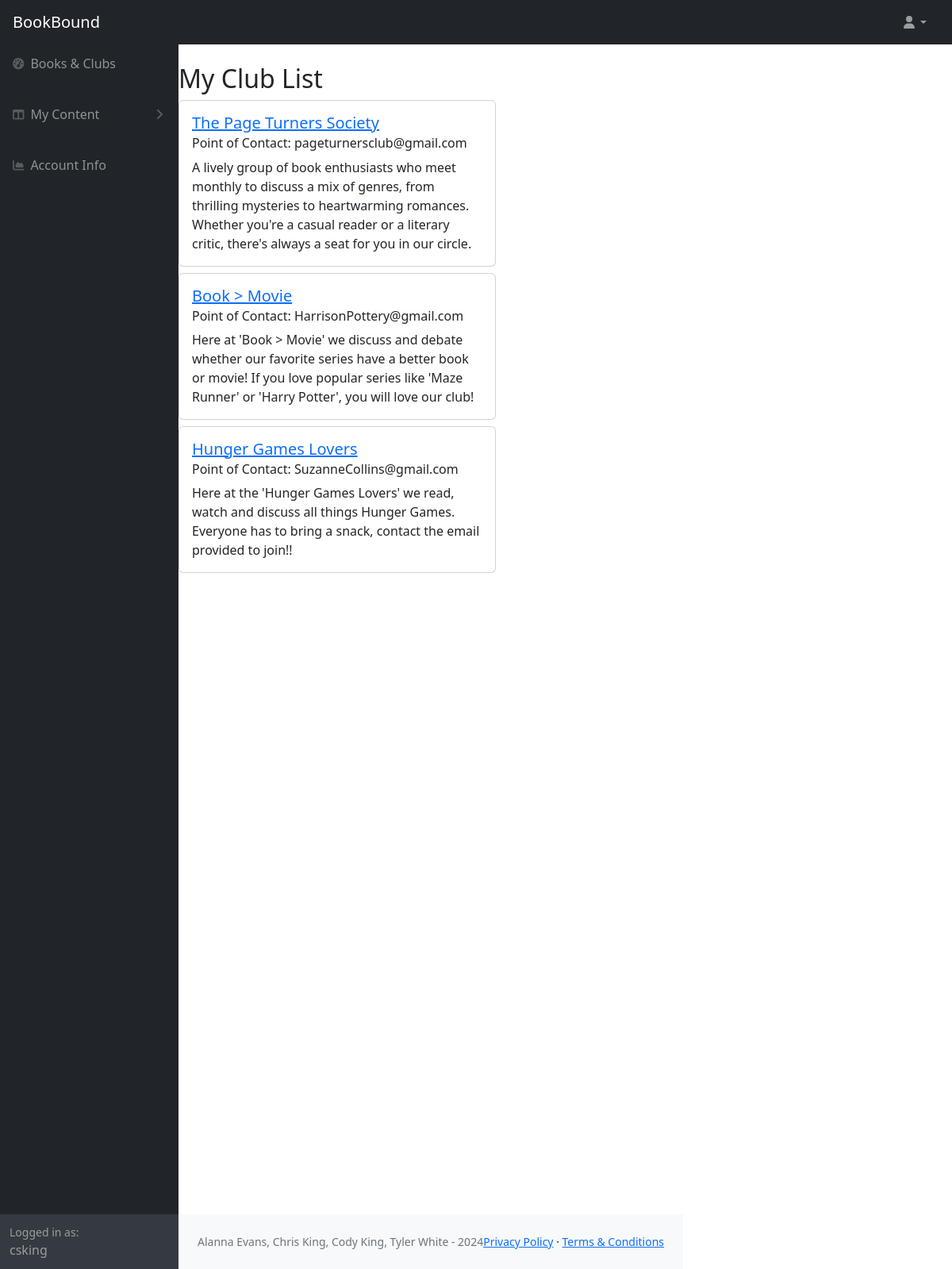
Screenshot of /my_clubs.php (signed in) with the database file from the repository.
### tables this page shows
CREATE TABLE `user_clubs` (
  `element_id` int(11) NOT NULL,
  `user_id` int(11) NOT NULL,
  `club_id` int(11) NOT NULL
);

CREATE TABLE `book_clubs` (
  `club_id` int(11) NOT NULL,
  `name` varchar(50) NOT NULL,
  `description` varchar(255) NOT NULL,
  `contact_email` varchar(255) NOT NULL
);

### lib/pdo.php (called while the page is built, shortened)
<?php
function query($pdo, $query, $data=[]){
    $query=$pdo->prepare($query);
    $query->execute($data);
    return $query;
}

### my_clubs.php (the view, shortened to what this page needs)
<?php
    require_once('lib/pdo.php');
    ?>
<!DOCTYPE html>
<html lang="en">
    <head>
        <link href="bootstrap_resources/css/styles.css" rel="stylesheet" />
    </head>
    <body>
    <nav class="sb-topnav navbar navbar-expand navbar-dark bg-dark">
            <a class="navbar-brand ps-3" href="index.html">BookBound</a>
            <ul class="navbar-nav ms-auto ms-md-0 me-3 me-lg-4">
                <li class="nav-item dropdown">
                    <a class="nav-link dropdown-toggle" id="navbarDropdown" href="#" role="button" data-bs-toggle="dropdown" aria-expanded="false"><i class="fas fa-user fa-fw"></i></a>
                </li>
            </ul>
        </nav>
        <div id="layoutSidenav">
            <div id="layoutSidenav_nav">
                <nav class="sb-sidenav accordion sb-sidenav-dark" id="sidenavAccordion">
                    <div class=" sb-sidenav-menu">
                        <div class="nav sticky-top">
                            <a class="nav-link mb-3" href="index.php">
                                <div class="sb-nav-link-icon"><i class="fas fa-tachometer-alt"></i></div>
                                Books & Clubs
                            </a>
                            <a class="nav-link collapsed" href="#" data-bs-toggle="collapse" data-bs-target="#collapseLayouts" aria-expanded="false" aria-controls="collapseLayouts">
                                <div class="sb-nav-link-icon"><i class="fas fa-columns"></i></div>
                                My Content
                                <div class="sb-sidenav-collapse-arrow"><i class="fas fa-angle-down"></i></div>
                            </a>
                            <a class="nav-link mt-3" href="account_info.php">
                                <div class="sb-nav-link-icon"><i class="fas fa-chart-area"></i></div>
                                Account Info
                            </a>
                        </div>
                    </div>
                    <div class="sb-sidenav-footer">
                     <?php
                            if(isset($_SESSION['user_id'])){
                                echo "<div class=\"small\">Logged in as:</div>
                                $_SESSION[username]";
                            }
                            else{
                                echo "<div class=\"small\">You are not logged in</div>";
                            }
                        ?>
                    </div>
                </nav>
            </div>
            <div>
                <main>
                    <h2 class="mt-4 text-start">My Club List</h2>
                    <?php
                    if(isset($_SESSION['user_id'])){
                        $user_id = $_SESSION['user_id'];
                        $result=query($pdo,'SELECT * FROM user_clubs INNER JOIN book_clubs ON user_clubs.club_id = book_clubs.club_id WHERE user_id = '.$user_id);
                        while($club=$result->fetch()){
                            echo '<div class="col">
                                    <div class="card mt-2 mb-2" style="width: 25rem;">
                                        <div class="card-body">
                                            <h5 class="card-title"><a href="club_detail.php?id='.$club['club_id'].'">'.$club['name'].'</a></h5>
                                            <h6 class="card-subtitle mb-2 text-body-secondary">Point of Contact: '.$club['contact_email'].'</h6>
                                            <p class="card-text">'.$club['description'].'</p>
                                        </div>
                                    </div>
                                </div>';
                        }
                    }else{
                        echo "<h4>You are not logged in. You must be logged in to see your personalized pages.</h4>";
                    }
                    ?>
                </main>
                <div style="height: 100vh"></div>
                <footer class="py-4 bg-light mt-auto">
                    <div class="container-fluid px-4">
                        <div class="d-flex align-items-center justify-content-between small">
                            <div class="text-muted">Alanna Evans, Chris King, Cody King, Tyler White - 2024</div>
                            <div>
                                <a href="#">Privacy Policy</a>
                                &middot;
                                <a href="#">Terms &amp; Conditions</a>
                            </div>
                        </div>
                    </div>
                </footer>
            </div>
        </div>
    </body>
</html>

### rows the page displays
user_clubs: club.name "The Page Turners Society", club.contact_email "pageturnersclub@gmail.com", club.description "A lively group of book enthusiasts who meet monthly to discuss a mix of genres, from thrilling mysteries to heartwarming romances. Whether you're a casual reader or a literary critic, there's always a seat for you in our circle."
user_clubs: club.name "Book > Movie", club.contact_email "HarrisonPottery@gmail.com", club.description "Here at 'Book > Movie' we discuss and debate whether our favorite series have a better book or movie! If you love popular series like 'Maze Runner' or 'Harry Potter', you will love our club!"
user_clubs: club.name "Hunger Games Lovers", club.contact_email "SuzanneCollins@gmail.com", club.description "Here at the 'Hunger Games Lovers' we read, watch and discuss all things Hunger Games. Everyone has to bring a snack, contact the email provided to join!!"

### other values shown
$_SESSION[username] "csking"
